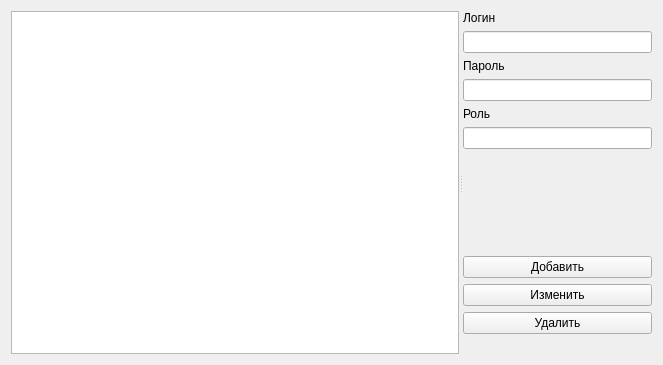
<?xml version="1.0" encoding="UTF-8"?>
<ui version="4.0">
 <class>adminview</class>
 <widget class="QWidget" name="adminview">
  <property name="geometry">
   <rect>
    <x>0</x>
    <y>0</y>
    <width>663</width>
    <height>365</height>
   </rect>
  </property>
  <property name="sizePolicy">
   <sizepolicy hsizetype="Maximum" vsizetype="Maximum">
    <horstretch>0</horstretch>
    <verstretch>0</verstretch>
   </sizepolicy>
  </property>
  <property name="windowTitle">
   <string>Управление пользователями</string>
  </property>
  <layout class="QHBoxLayout" name="horizontalLayout">
   <item>
    <widget class="QSplitter" name="splitter">
     <property name="orientation">
      <enum>Qt::Horizontal</enum>
     </property>
     <widget class="QTableView" name="tvUsers">
      <property name="sizePolicy">
       <sizepolicy hsizetype="Expanding" vsizetype="Expanding">
        <horstretch>0</horstretch>
        <verstretch>0</verstretch>
       </sizepolicy>
      </property>
     </widget>
     <widget class="QWidget" name="">
      <layout class="QVBoxLayout" name="verticalLayout">
       <item>
        <layout class="QGridLayout" name="gridLayout">
         <item row="0" column="0">
          <widget class="QLabel" name="lLogin">
           <property name="text">
            <string>Логин</string>
           </property>
          </widget>
         </item>
         <item row="1" column="0">
          <widget class="QLineEdit" name="leLogin"/>
         </item>
         <item row="2" column="0">
          <widget class="QLabel" name="lPassword">
           <property name="text">
            <string>Пароль</string>
           </property>
          </widget>
         </item>
         <item row="3" column="0">
          <widget class="QLineEdit" name="lePassword"/>
         </item>
         <item row="4" column="0">
          <widget class="QLabel" name="LRole">
           <property name="text">
            <string>Роль</string>
           </property>
          </widget>
         </item>
         <item row="5" column="0">
          <widget class="QLineEdit" name="leRole"/>
         </item>
         <item row="6" column="0">
          <spacer name="verticalSpacer">
           <property name="orientation">
            <enum>Qt::Vertical</enum>
           </property>
           <property name="sizeHint" stdset="0">
            <size>
             <width>20</width>
             <height>40</height>
            </size>
           </property>
          </spacer>
         </item>
         <item row="7" column="0">
          <widget class="QPushButton" name="btnAddUser">
           <property name="text">
            <string>Добавить</string>
           </property>
          </widget>
         </item>
         <item row="8" column="0">
          <widget class="QPushButton" name="btnUpdateUser">
           <property name="text">
            <string>Изменить</string>
           </property>
          </widget>
         </item>
         <item row="9" column="0">
          <widget class="QPushButton" name="btnDeleteUser">
           <property name="text">
            <string>Удалить</string>
           </property>
          </widget>
         </item>
        </layout>
       </item>
       <item>
        <spacer name="horizontalSpacer">
         <property name="orientation">
          <enum>Qt::Horizontal</enum>
         </property>
         <property name="sizeHint" stdset="0">
          <size>
           <width>40</width>
           <height>20</height>
          </size>
         </property>
        </spacer>
       </item>
      </layout>
     </widget>
    </widget>
   </item>
  </layout>
 </widget>
 <resources/>
 <connections/>
</ui>
